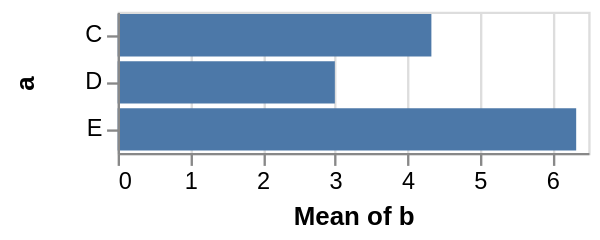

Describe this chart as a Vega-Lite specification.
### Vega specification from a JSON file in a GitHub repository (floating-point values rounded to 4 significant figures)
{"$schema": "https://vega.github.io/schema/vega/v4.json", "autosize": "pad", "padding": 5, "width": 200, "style": "cell", "data": [{"name": "source_0", "values": [{"a": "C", "b": 2}, {"a": "C", "b": 7}, {"a": "C", "b": 4}, {"a": "D", "b": 1}, {"a": "D", "b": 2}, {"a": "D", "b": 6}, {"a": "E", "b": 8}, {"a": "E", "b": 4}, {"a": "E", "b": 7}]}, {"name": "data_0", "source": "source_0", "transform": [{"type": "aggregate", "groupby": ["a"], "ops": ["average"], "fields": ["b"], "as": ["average_b"]}]}], "signals": [{"name": "y_step", "value": 20}, {"name": "height", "update": "bandspace(domain('y').length, 0.1, 0.05) * y_step"}], "marks": [{"name": "marks", "type": "rect", "style": ["bar"], "from": {"data": "data_0"}, "encode": {"update": {"fill": [{"test": "datum[\"average_b\"] === null || isNaN(datum[\"average_b\"])", "value": null}, {"value": "#4c78a8"}], "tooltip": {"signal": "{\"a\": ''+datum[\"a\"], \"Mean of b\": format(datum[\"average_b\"], \"\")}"}, "x": {"scale": "x", "field": "average_b"}, "x2": {"scale": "x", "value": 0}, "y": {"scale": "y", "field": "a"}, "height": {"scale": "y", "band": true}}}}], "scales": [{"name": "x", "type": "linear", "domain": {"data": "data_0", "field": "average_b"}, "range": [0, {"signal": "width"}], "nice": true, "zero": true}, {"name": "y", "type": "band", "domain": {"data": "data_0", "field": "a", "sort": true}, "range": {"step": {"signal": "y_step"}}, "paddingInner": 0.1, "paddingOuter": 0.05}], "axes": [{"scale": "x", "orient": "bottom", "grid": false, "title": "Mean of b", "labelFlush": true, "labelOverlap": true, "tickCount": {"signal": "ceil(width/40)"}, "zindex": 1}, {"scale": "x", "orient": "bottom", "gridScale": "y", "grid": true, "tickCount": {"signal": "ceil(width/40)"}, "domain": false, "labels": false, "maxExtent": 0, "minExtent": 0, "ticks": false, "zindex": 0}, {"scale": "y", "orient": "left", "grid": false, "title": "a", "zindex": 1}], "config": {"axisY": {"minExtent": 30}}}
